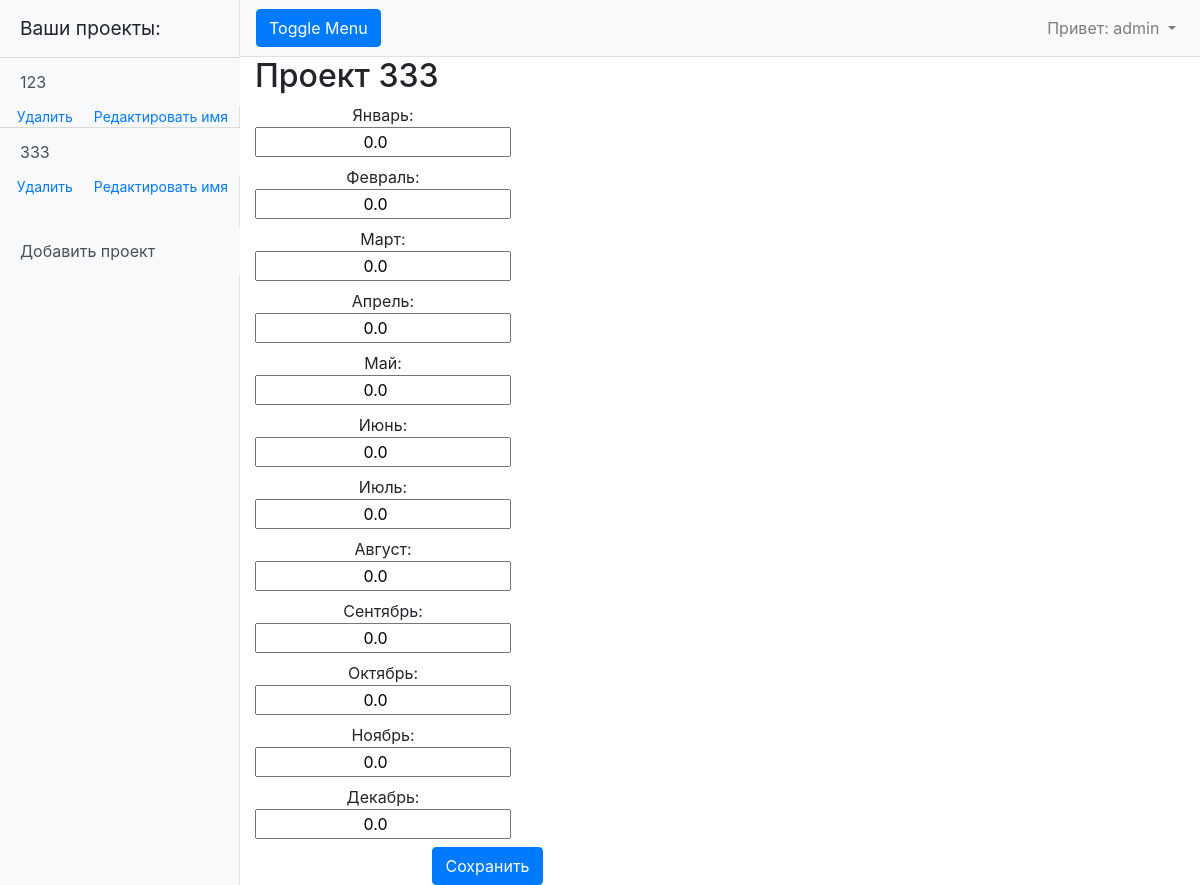
The page /projects/17 (signed in) on the database as committed earlier.
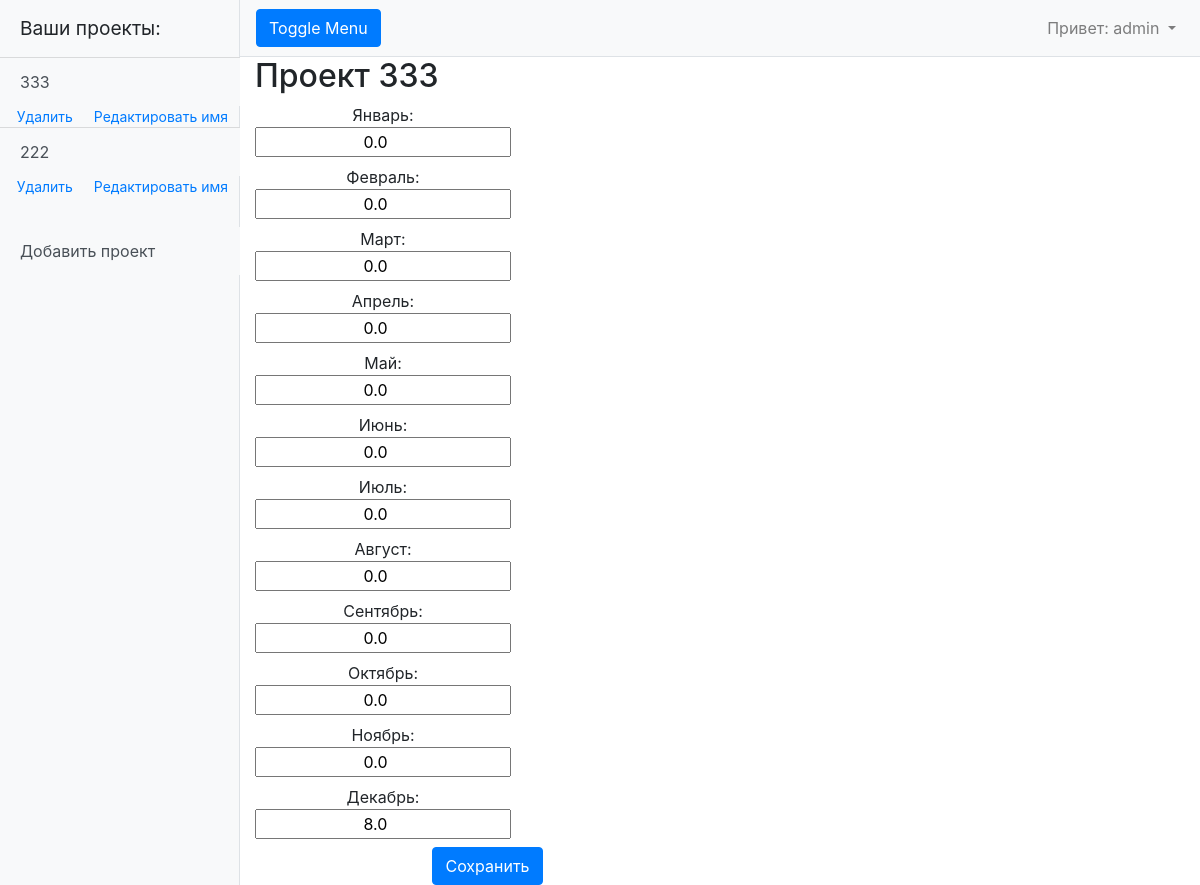
The same page on the database as committed later.
### myapp/models.py (models this page shows, shortened)
class Data(models.Model):
    month = 'M'
    FIELD = [
        (month, 'ежемесячные данные'),
    ]
    project = models.ForeignKey(Project, on_delete=models.CASCADE)
    project_type = models.CharField(max_length=1, choices=FIELD, default='M')
    data = models.TextField(default='0 0 0 0 0 0 0 0 0 0 0 0')
    begin_heating = models.DateField(default='2020-10-22')
    end_heating = models.DateField(default='2020-10-22')

class Project(models.Model):
    user = models.ForeignKey(User, on_delete=models.CASCADE)
    project_name = models.CharField(max_length=255, unique=True)
    project_date_creation = models.DateTimeField(auto_now_add=True)

### myapp/views.py (the view, shortened to what this page needs)
# urls.py: path('projects/<int:pk>', ProjectData.as_view()),
@method_decorator(login_required, name='dispatch')
class ProjectData(DetailView):
    model = Data
    template_name = 'project_details.html'
    context_object_name = 'single_project'
    def get_context_data(self, **kwargs):
        context = super().get_context_data(**kwargs)
        context['a_project'] = Data.objects.filter(project__user__username=self.request.user)
        get_id = self.kwargs.get('pk')
        data = Data.objects.get(id=get_id)
        datas = list(map(float, data.data.split(' ')))
        months = ['Январь', 'Февраль', 'Март', 'Апрель', 'Май', 'Июнь', 'Июль', 'Август', 'Сентябрь', 'Октябрь', 'Ноябрь', 'Декабрь']
        context['output_data'] = {}
        for number, month in zip(datas, months):
            context['output_data'][month] = number
        return context

### templates/project_details.html (shortened to what this page needs)
{% extends 'default.html' %}
{% block content %}
    <h2>Проект {{ single_project.project.project_name }}</h2>
    <form method="POST">
        <div class="input-div">
            {% for month, number in output_data.items %}
                <label><p class="input-label">{{ month }}:</p>
                    <input class="data-input" type="number" value="{{ number }}" name="{{ month }}" placeholder="Данные за {{ month }}" min="0" step="0.01">
                </label>
            {% endfor %}
            <div class="div-data-submit">
                <input class="btn btn-primary" style="" type="submit" value="Сохранить">
            </div>
        </div>
    </form>
{% endblock content%}

### templates/default.html (shortened to what this page needs)
{% load static %}
<!DOCTYPE html>
<html lang="en">
<head>
    <link href="{% static 'vendor/bootstrap/css/bootstrap.min.css' %}" rel="stylesheet ">
    <link href="{% static 'css/simple-sidebar.css' %}" rel="stylesheet">
</head>
<body>
  <div class="d-flex" id="wrapper">
    <div class="bg-light border-right" id="sidebar-wrapper" style="max-width: 240px;">
      <div class="sidebar-heading">Ваши проекты:</div>
      <div class="list-group list-group-flush">
          {% if user.is_authenticated %}
              {% for project in a_project %}
                  <a href="/projects/{{ project.id }}" class="list-group-item list-group-item-action bg-light" style="border-width: 1px 0 0;">{{ project.project.project_name }}</a>
                  <div class="div-del-ed">
                    <a class="" style="margin-left: 0; font-size: 14px" href="/delete/{{ project.project.id }}">Удалить</a>
                    <a class="" style="margin-left: 0; font-size: 14px" href="/create_project/{{ project.project.id }}">Редактировать имя</a>
                  </div>
              {% endfor %}
              <a href="/create_project" class="list-group-item list-group-item-action bg-light" style="margin-top: 30px;">Добавить проект</a>
          {% else %}
              <p class="list-group-item">Здесь будут отображаться ваши проекты </p>
          {% endif %}
      </div>
    </div>
    <div id="page-content-wrapper">
      <nav class="navbar navbar-expand-lg navbar-light bg-light border-bottom">
        <button class="btn btn-primary" id="menu-toggle">Toggle Menu</button>
        <div class="collapse navbar-collapse" id="navbarSupportedContent">
          <ul class="navbar-nav ml-auto mt-2 mt-lg-0">
            {% if user.is_authenticated %}
              <li class="nav-item dropdown">
                <a class="nav-link dropdown-toggle" href="#" id="navbarDropdown" role="button" data-toggle="dropdown" aria-haspopup="true" aria-expanded="false">
                  <span>Привет: {{ user.username }}</span>
                </a>
              </li>
            {% endif %}
          </ul>
        </div>
      </nav>
      <div class="container-fluid">
          {% block content %}{% endblock content %}
      </div>
    </div>
  </div>
</body>
</html>

### static/css/simple-sidebar.css (style rules this page uses)
#wrapper { overflow-x: hidden; }
#sidebar-wrapper { min-height: 100vh; margin-left: -15rem; -webkit-transition: margin .25s ease-out; -moz-transition: margin .25s ease-out; -o-transition: margin .25s ease-out; transition: margin .25s ease-out; }
#sidebar-wrapper .sidebar-heading { padding: 0.875rem 1.25rem; font-size: 1.2rem; }
#sidebar-wrapper .list-group { width: 15rem; }
#page-content-wrapper { min-width: 100vw; }
@media (min-width: 768px) { #sidebar-wrapper { margin-left: 0; } }
@media (min-width: 768px) { #page-content-wrapper { min-width: 0; width: 100%; } }

Rows that differ between the two databases and show on the page:
removed Data: project.project_name "123"
added Data: project.project_name "222"
Other text that changed with them:
form field number: "0.0" → "8.0"
